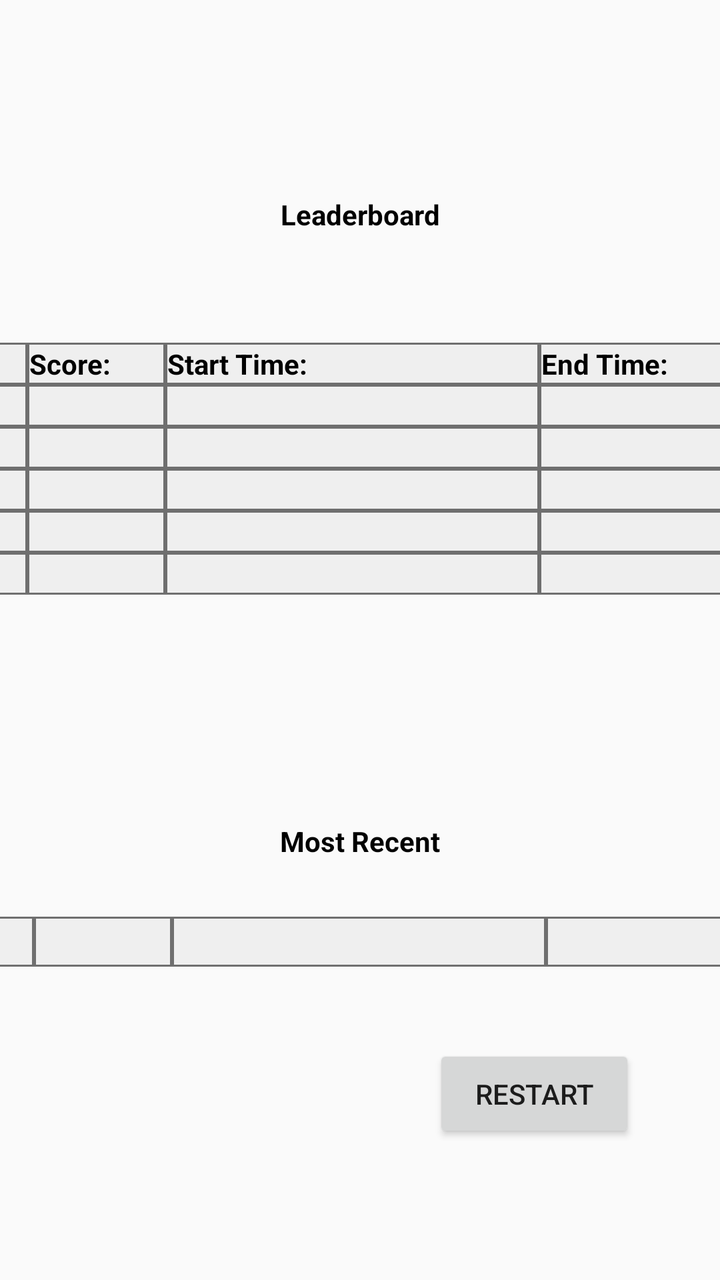
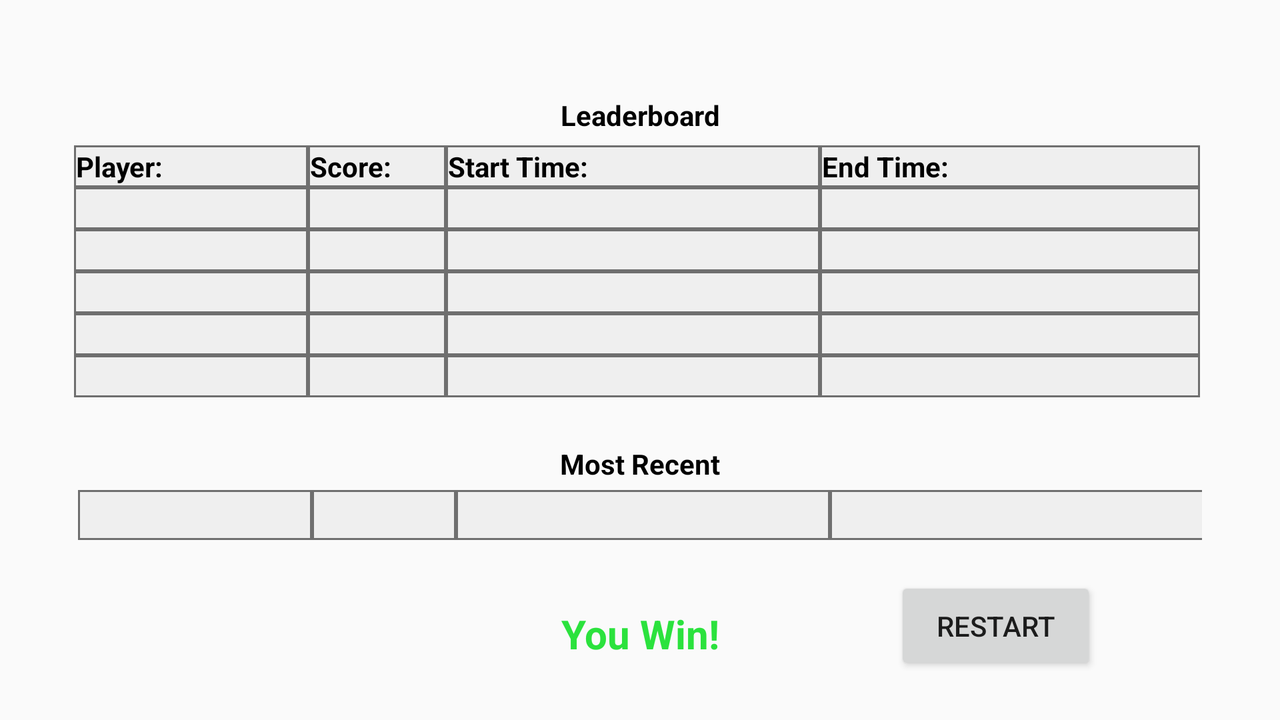

The same Android screen from two of the app's own layout files: first res/layout/ as a phone draws it, then the repository's variant for another configuration, drawn on a device whose configuration selects that folder. Both files follow.
<!-- AndroidManifest.xml: application theme Theme.CS2340A_Team43 -->
<!-- res/layout/activity_end.xml -->
<?xml version="1.0" encoding="utf-8"?>
<androidx.constraintlayout.widget.ConstraintLayout xmlns:android="http://schemas.android.com/apk/res/android"
    xmlns:app="http://schemas.android.com/apk/res-auto"
    xmlns:tools="http://schemas.android.com/tools"
    android:layout_width="match_parent"
    android:layout_height="match_parent">

    <TableRow
        android:id="@+id/mostRecentRow"
        android:layout_width="562dp"
        android:layout_height="32dp"
        app:layout_constraintBottom_toBottomOf="parent"
        app:layout_constraintEnd_toEndOf="parent"
        app:layout_constraintHorizontal_bias="0.498"
        app:layout_constraintStart_toStartOf="parent"
        app:layout_constraintTop_toTopOf="parent"
        app:layout_constraintVertical_bias="0.754">

        <TextView
            android:id="@+id/mostRecentName"
            android:layout_width="117dp"
            android:layout_height="25dp"
            android:background="@drawable/cell_shape"
            android:padding="1dp"
            android:textColor="#000000" />

        <TextView
            android:id="@+id/mostRecentScore"
            android:layout_width="69dp"
            android:layout_height="25dp"
            android:background="@drawable/cell_shape"
            android:padding="1dp"
            android:textColor="#000000" />

        <TextView
            android:id="@+id/mostRecentStartTime"
            android:layout_width="187dp"
            android:layout_height="25dp"
            android:background="@drawable/cell_shape"
            android:padding="1dp"
            android:textColor="#000000"/>

        <TextView
            android:id="@+id/mostRecentEndTime"
            android:layout_width="187dp"
            android:layout_height="25dp"
            android:background="@drawable/cell_shape"
            android:padding="1dp"
            android:textColor="#000000"/>

    </TableRow>

    <Button
        android:id="@+id/restartButton"
        android:layout_width="101dp"
        android:layout_height="49dp"
        android:text="@string/restart_button_text"
        app:layout_constraintBottom_toBottomOf="parent"
        app:layout_constraintEnd_toEndOf="parent"
        app:layout_constraintHorizontal_bias="0.836"
        app:layout_constraintStart_toStartOf="parent"
        app:layout_constraintTop_toTopOf="parent"
        app:layout_constraintVertical_bias="0.884" />

    <TextView
        android:id="@+id/textView5"
        android:layout_width="127dp"
        android:layout_height="18dp"
        android:text="@string/leaderboard_text"
        android:textAlignment="center"
        android:textColor="#000000"
        android:textStyle="bold"
        app:layout_constraintBottom_toBottomOf="parent"
        app:layout_constraintEnd_toEndOf="parent"
        app:layout_constraintStart_toStartOf="parent"
        app:layout_constraintTop_toTopOf="parent"
        app:layout_constraintVertical_bias="0.157" />

    <TextView
        android:id="@+id/textView2"
        android:layout_width="127dp"
        android:layout_height="18dp"
        android:text="@string/most_recent_text"
        android:textAlignment="center"
        android:textColor="#000000"
        android:textStyle="bold"
        app:layout_constraintBottom_toBottomOf="parent"
        app:layout_constraintEnd_toEndOf="parent"
        app:layout_constraintStart_toStartOf="parent"
        app:layout_constraintTop_toTopOf="parent"
        app:layout_constraintVertical_bias="0.661" />

    <TableLayout
        android:id="@+id/leaderTableLayout"
        android:layout_width="566dp"
        android:layout_height="153dp"
        android:backgroundTint="#A6A6A6"
        app:layout_constraintBottom_toBottomOf="parent"
        app:layout_constraintEnd_toEndOf="parent"
        app:layout_constraintHorizontal_bias="0.504"
        app:layout_constraintStart_toStartOf="parent"
        app:layout_constraintTop_toTopOf="parent"
        app:layout_constraintVertical_bias="0.352">


        <TableRow
            android:id="@+id/leaderRow1"
            android:layout_width="match_parent"
            android:layout_height="match_parent">

            <TextView
                android:id="@+id/r1textView1"
                android:layout_width="117dp"
                android:layout_height="match_parent"
                android:background="@drawable/cell_shape"
                android:padding="1dp"
                android:text="@string/player_name"
                android:textColor="#000000"
                android:textStyle="bold" />

            <TextView
                android:id="@+id/r1textView2"
                android:layout_width="69dp"
                android:layout_height="match_parent"
                android:background="@drawable/cell_shape"
                android:padding="1dp"
                android:text="@string/score"
                android:textColor="#000000"
                android:textStyle="bold" />

            <TextView
                android:id="@+id/r1textView3"
                android:layout_width="187dp"
                android:layout_height="match_parent"
                android:background="@drawable/cell_shape"
                android:padding="1dp"
                android:text="@string/start_time"
                android:textColor="#000000"
                android:textStyle="bold" />

            <TextView
                android:id="@+id/r1textView4"
                android:layout_width="187dp"
                android:layout_height="match_parent"
                android:background="@drawable/cell_shape"
                android:padding="1dp"
                android:text="@string/end_time"
                android:textColor="#000000"
                android:textStyle="bold" />

        </TableRow>

        <TableRow
            android:id="@+id/leaderRow2"
            android:layout_width="match_parent"
            android:layout_height="match_parent">

            <TextView
                android:id="@+id/r2textView1"
                android:layout_width="117dp"
                android:layout_height="match_parent"
                android:background="@drawable/cell_shape"
                android:padding="1dp" />

            <TextView
                android:id="@+id/r2textView2"
                android:layout_width="69dp"
                android:layout_height="match_parent"
                android:background="@drawable/cell_shape"
                android:padding="1dp" />

            <TextView
                android:id="@+id/r2textView3"
                android:layout_width="187dp"
                android:layout_height="match_parent"
                android:background="@drawable/cell_shape"
                android:padding="1dp" />

            <TextView
                android:id="@+id/r2textView4"
                android:layout_width="187dp"
                android:layout_height="match_parent"
                android:background="@drawable/cell_shape"
                android:padding="1dp" />

        </TableRow>

        <TableRow
            android:id="@+id/leaderRow3"
            android:layout_width="match_parent"
            android:layout_height="match_parent">

            <TextView
                android:id="@+id/r3textView1"
                android:layout_width="117dp"
                android:layout_height="match_parent"
                android:background="@drawable/cell_shape"
                android:padding="1dp" />

            <TextView
                android:id="@+id/r3textView2"
                android:layout_width="69dp"
                android:layout_height="match_parent"
                android:background="@drawable/cell_shape"
                android:padding="1dp" />

            <TextView
                android:id="@+id/r3textView3"
                android:layout_width="187dp"
                android:layout_height="match_parent"
                android:background="@drawable/cell_shape"
                android:padding="1dp" />

            <TextView
                android:id="@+id/r3textView4"
                android:layout_width="187dp"
                android:layout_height="match_parent"
                android:background="@drawable/cell_shape"
                android:padding="1dp" />

        </TableRow>

        <TableRow
            android:id="@+id/leaderRow4"
            android:layout_width="match_parent"
            android:layout_height="match_parent">

            <TextView
                android:id="@+id/r4textView1"
                android:layout_width="117dp"
                android:layout_height="match_parent"
                android:background="@drawable/cell_shape"
                android:padding="1dp" />

            <TextView
                android:id="@+id/r4textView2"
                android:layout_width="69dp"
                android:layout_height="match_parent"
                android:background="@drawable/cell_shape"
                android:padding="1dp" />

            <TextView
                android:id="@+id/r4textView3"
                android:layout_width="187dp"
                android:layout_height="match_parent"
                android:background="@drawable/cell_shape"
                android:padding="1dp" />

            <TextView
                android:id="@+id/r4textView4"
                android:layout_width="190dp"
                android:layout_height="match_parent"
                android:background="@drawable/cell_shape"
                android:padding="1dp" />

        </TableRow>

        <TableRow
            android:id="@+id/leaderRow5"
            android:layout_width="match_parent"
            android:layout_height="match_parent">

            <TextView
                android:id="@+id/r5textView1"
                android:layout_width="117dp"
                android:layout_height="match_parent"
                android:background="@drawable/cell_shape"
                android:padding="1dp" />

            <TextView
                android:id="@+id/r5textView2"
                android:layout_width="69dp"
                android:layout_height="match_parent"
                android:background="@drawable/cell_shape"
                android:padding="1dp" />

            <TextView
                android:id="@+id/r5textView3"
                android:layout_width="187dp"
                android:layout_height="match_parent"
                android:background="@drawable/cell_shape"
                android:padding="1dp" />

            <TextView
                android:id="@+id/r5textView4"
                android:layout_width="187dp"
                android:layout_height="match_parent"
                android:background="@drawable/cell_shape"
                android:padding="1dp" />

        </TableRow>

        <TableRow
            android:id="@+id/leaderRow6"
            android:layout_width="match_parent"
            android:layout_height="wrap_content">

            <TextView
                android:id="@+id/r6textView1"
                android:layout_width="117dp"
                android:layout_height="match_parent"
                android:background="@drawable/cell_shape"
                android:padding="1dp" />

            <TextView
                android:id="@+id/r6textView2"
                android:layout_width="69dp"
                android:layout_height="match_parent"
                android:background="@drawable/cell_shape"
                android:padding="1dp" />

            <TextView
                android:id="@+id/r6textView3"
                android:layout_width="187dp"
                android:layout_height="match_parent"
                android:background="@drawable/cell_shape"
                android:padding="1dp" />

            <TextView
                android:id="@+id/r6textView4"
                android:layout_width="187dp"
                android:layout_height="match_parent"
                android:background="@drawable/cell_shape"
                android:padding="1dp" />

        </TableRow>
    </TableLayout>

</androidx.constraintlayout.widget.ConstraintLayout>
<!-- resources referenced by this layout -->
<resources>
  <!-- drawable cell_shape (drawable) -->
  <?xml version="1.0" encoding="utf-8"?>
  <shape
      xmlns:android="http://schemas.android.com/apk/res/android"
      android:shape= "rectangle"  >
      <solid android:color="#efefef"/>
      <stroke android:width="1dp"  android:color="#6f6f6f"/>
  </shape>
  <string name="end_time">End Time:</string>
  <string name="leaderboard_text">Leaderboard</string>
  <string name="most_recent_text">Most Recent</string>
  <string name="player_name">Player:</string>
  <string name="restart_button_text">Restart</string>
  <string name="score">Score:</string>
  <string name="start_time">Start Time:</string>
  <style name="Theme.CS2340A_Team43" parent="Theme.AppCompat.Light.NoActionBar" />
</resources>
<!-- res/layout-land/activity_end.xml (the repository's variant of the layout above) -->
<!-- drawn on the phone turned sideways -->
<?xml version="1.0" encoding="utf-8"?>
<androidx.constraintlayout.widget.ConstraintLayout
    xmlns:android="http://schemas.android.com/apk/res/android"
    xmlns:app="http://schemas.android.com/apk/res-auto"
    xmlns:tools="http://schemas.android.com/tools"
    android:layout_width="match_parent"
    android:orientation="horizontal"
    android:layout_height="match_parent">


    <TextView
        android:id="@+id/textView5"
        android:layout_width="127dp"
        android:layout_height="18dp"
        android:text="@string/leaderboard_text"
        android:textAlignment="center"
        android:textColor="#000000"
        android:textStyle="bold"
        app:layout_constraintBottom_toBottomOf="parent"
        app:layout_constraintEnd_toEndOf="parent"
        app:layout_constraintStart_toStartOf="parent"
        app:layout_constraintTop_toTopOf="parent"
        app:layout_constraintVertical_bias="0.14" />

    <TextView
        android:id="@+id/mostRecentTextView"
        android:layout_width="127dp"
        android:layout_height="18dp"
        android:text="@string/most_recent_text"
        android:textAlignment="center"
        android:textColor="#000000"
        android:textStyle="bold"
        app:layout_constraintBottom_toBottomOf="parent"
        app:layout_constraintEnd_toEndOf="parent"
        app:layout_constraintStart_toStartOf="parent"
        app:layout_constraintTop_toTopOf="parent"
        app:layout_constraintVertical_bias="0.65" />

    <Button
        android:id="@+id/restartButton"
        android:layout_width="101dp"
        android:layout_height="49dp"
        android:text="@string/restart_button_text"
        app:layout_constraintBottom_toBottomOf="parent"
        app:layout_constraintEnd_toEndOf="parent"
        app:layout_constraintHorizontal_bias="0.83"
        app:layout_constraintStart_toStartOf="parent"
        app:layout_constraintTop_toTopOf="parent"
        app:layout_constraintVertical_bias="0.927" />

    <TableLayout
        android:id="@+id/leaderTableLayout"
        android:layout_width="568dp"
        android:layout_height="149dp"
        android:backgroundTint="#A6A6A6"
        app:layout_constraintBottom_toBottomOf="parent"
        app:layout_constraintEnd_toEndOf="parent"
        app:layout_constraintHorizontal_bias="0.514"
        app:layout_constraintStart_toStartOf="parent"
        app:layout_constraintTop_toTopOf="parent"
        app:layout_constraintVertical_bias="0.344">


        <TableRow
            android:id="@+id/leaderRow1"
            android:layout_width="match_parent"
            android:layout_height="match_parent">

            <TextView
                android:id="@+id/r1textView1"
                android:layout_width="117dp"
                android:layout_height="match_parent"
                android:background="@drawable/cell_shape"
                android:padding="1dp"
                android:text="@string/player_name"
                android:textColor="#000000"
                android:textStyle="bold" />

            <TextView
                android:id="@+id/r1textView2"
                android:layout_width="69dp"
                android:layout_height="match_parent"
                android:background="@drawable/cell_shape"
                android:padding="1dp"
                android:text="@string/score"
                android:textColor="#000000"
                android:textStyle="bold" />

            <TextView
                android:id="@+id/r1textView3"
                android:layout_width="187dp"
                android:layout_height="match_parent"
                android:background="@drawable/cell_shape"
                android:padding="1dp"
                android:text="@string/start_time"
                android:textColor="#000000"
                android:textStyle="bold" />

            <TextView
                android:id="@+id/r1textView4"
                android:layout_width="187dp"
                android:layout_height="match_parent"
                android:background="@drawable/cell_shape"
                android:padding="1dp"
                android:text="@string/end_time"
                android:textColor="#000000"
                android:textStyle="bold" />

        </TableRow>

        <TableRow
            android:id="@+id/leaderRow2"
            android:layout_width="match_parent"
            android:layout_height="match_parent">

            <TextView
                android:id="@+id/r2textView1"
                android:layout_width="117dp"
                android:layout_height="match_parent"
                android:background="@drawable/cell_shape"
                android:padding="1dp" />

            <TextView
                android:id="@+id/r2textView2"
                android:layout_width="69dp"
                android:layout_height="match_parent"
                android:background="@drawable/cell_shape"
                android:padding="1dp" />

            <TextView
                android:id="@+id/r2textView3"
                android:layout_width="187dp"
                android:layout_height="match_parent"
                android:background="@drawable/cell_shape"
                android:padding="1dp" />

            <TextView
                android:id="@+id/r2textView4"
                android:layout_width="187dp"
                android:layout_height="match_parent"
                android:background="@drawable/cell_shape"
                android:padding="1dp" />

        </TableRow>

        <TableRow
            android:id="@+id/leaderRow3"
            android:layout_width="match_parent"
            android:layout_height="match_parent">

            <TextView
                android:id="@+id/r3textView1"
                android:layout_width="117dp"
                android:layout_height="match_parent"
                android:background="@drawable/cell_shape"
                android:padding="1dp" />

            <TextView
                android:id="@+id/r3textView2"
                android:layout_width="69dp"
                android:layout_height="match_parent"
                android:background="@drawable/cell_shape"
                android:padding="1dp" />

            <TextView
                android:id="@+id/r3textView3"
                android:layout_width="187dp"
                android:layout_height="match_parent"
                android:background="@drawable/cell_shape"
                android:padding="1dp" />

            <TextView
                android:id="@+id/r3textView4"
                android:layout_width="187dp"
                android:layout_height="match_parent"
                android:background="@drawable/cell_shape"
                android:padding="1dp" />

        </TableRow>

        <TableRow
            android:id="@+id/leaderRow4"
            android:layout_width="match_parent"
            android:layout_height="match_parent">

            <TextView
                android:id="@+id/r4textView1"
                android:layout_width="117dp"
                android:layout_height="match_parent"
                android:background="@drawable/cell_shape"
                android:padding="1dp" />

            <TextView
                android:id="@+id/r4textView2"
                android:layout_width="69dp"
                android:layout_height="match_parent"
                android:background="@drawable/cell_shape"
                android:padding="1dp" />

            <TextView
                android:id="@+id/r4textView3"
                android:layout_width="187dp"
                android:layout_height="match_parent"
                android:background="@drawable/cell_shape"
                android:padding="1dp" />

            <TextView
                android:id="@+id/r4textView4"
                android:layout_width="190dp"
                android:layout_height="match_parent"
                android:background="@drawable/cell_shape"
                android:padding="1dp" />

        </TableRow>

        <TableRow
            android:id="@+id/leaderRow5"
            android:layout_width="match_parent"
            android:layout_height="match_parent">

            <TextView
                android:id="@+id/r5textView1"
                android:layout_width="117dp"
                android:layout_height="match_parent"
                android:background="@drawable/cell_shape"
                android:padding="1dp" />

            <TextView
                android:id="@+id/r5textView2"
                android:layout_width="69dp"
                android:layout_height="match_parent"
                android:background="@drawable/cell_shape"
                android:padding="1dp" />

            <TextView
                android:id="@+id/r5textView3"
                android:layout_width="187dp"
                android:layout_height="match_parent"
                android:background="@drawable/cell_shape"
                android:padding="1dp" />

            <TextView
                android:id="@+id/r5textView4"
                android:layout_width="187dp"
                android:layout_height="match_parent"
                android:background="@drawable/cell_shape"
                android:padding="1dp" />

        </TableRow>

        <TableRow
            android:id="@+id/leaderRow6"
            android:layout_width="match_parent"
            android:layout_height="wrap_content">

            <TextView
                android:id="@+id/r6textView1"
                android:layout_width="117dp"
                android:layout_height="match_parent"
                android:background="@drawable/cell_shape"
                android:padding="1dp" />

            <TextView
                android:id="@+id/r6textView2"
                android:layout_width="69dp"
                android:layout_height="match_parent"
                android:background="@drawable/cell_shape"
                android:padding="1dp" />

            <TextView
                android:id="@+id/r6textView3"
                android:layout_width="187dp"
                android:layout_height="match_parent"
                android:background="@drawable/cell_shape"
                android:padding="1dp" />

            <TextView
                android:id="@+id/r6textView4"
                android:layout_width="187dp"
                android:layout_height="match_parent"
                android:background="@drawable/cell_shape"
                android:padding="1dp" />

        </TableRow>
    </TableLayout>

    <TableRow
        android:id="@+id/mostRecentRow"
        android:layout_width="562dp"
        android:layout_height="32dp"
        app:layout_constraintBottom_toBottomOf="parent"
        app:layout_constraintEnd_toEndOf="parent"
        app:layout_constraintHorizontal_bias="0.502"
        app:layout_constraintStart_toStartOf="parent"
        app:layout_constraintTop_toTopOf="parent"
        app:layout_constraintVertical_bias="0.747">

        <TextView
            android:id="@+id/mostRecentName"
            android:layout_width="117dp"
            android:layout_height="25dp"
            android:background="@drawable/cell_shape"
            android:padding="1dp"
            android:textColor="#000000" />

        <TextView
            android:id="@+id/mostRecentScore"
            android:layout_width="72dp"
            android:layout_height="25dp"
            android:background="@drawable/cell_shape"
            android:padding="1dp"
            android:textColor="#000000" />

        <TextView
            android:id="@+id/mostRecentStartTime"
            android:layout_width="187dp"
            android:layout_height="25dp"
            android:background="@drawable/cell_shape"
            android:padding="1dp"
            android:textColor="#000000" />

        <TextView
            android:id="@+id/mostRecentEndTime"
            android:layout_width="187dp"
            android:layout_height="25dp"
            android:background="@drawable/cell_shape"
            android:padding="1dp"
            android:textColor="#000000" />

    </TableRow>

    <TextView
        android:id="@+id/winLoseTextView"
        android:layout_width="117dp"
        android:layout_height="34dp"
        android:text="@string/you_win"
        android:textAlignment="center"
        android:textColor="#F825E138"
        android:textSize="20sp"
        android:textStyle="bold"
        app:layout_constraintBottom_toBottomOf="parent"
        app:layout_constraintEnd_toEndOf="parent"
        app:layout_constraintStart_toStartOf="parent"
        app:layout_constraintTop_toTopOf="parent"
        app:layout_constraintVertical_bias="0.93" />

    <TextView
        android:id="@+id/timeBonusTextView"
        android:layout_width="182dp"
        android:layout_height="17dp"
        android:textAlignment="viewStart"
        android:textColor="#F825E138"
        android:textStyle="bold"
        app:layout_constraintBottom_toBottomOf="parent"
        app:layout_constraintEnd_toEndOf="parent"
        app:layout_constraintHorizontal_bias="0.196"
        app:layout_constraintStart_toStartOf="parent"
        app:layout_constraintTop_toTopOf="parent"
        app:layout_constraintVertical_bias="0.893" />

    <TextView
        android:id="@+id/baseScoreTextView"
        android:layout_width="127dp"
        android:layout_height="17dp"
        android:textAlignment="viewStart"
        android:textColor="#2196F3"
        android:textStyle="bold"
        app:layout_constraintBottom_toBottomOf="parent"
        app:layout_constraintEnd_toEndOf="parent"
        app:layout_constraintHorizontal_bias="0.18"
        app:layout_constraintStart_toStartOf="parent"
        app:layout_constraintTop_toTopOf="parent"
        app:layout_constraintVertical_bias="0.845" />

</androidx.constraintlayout.widget.ConstraintLayout>
<!-- resources referenced by the variant -->
<!-- as the phone turned sideways resolves them -->
<resources>
  <!-- drawable cell_shape (drawable) -->
  <?xml version="1.0" encoding="utf-8"?>
  <shape
      xmlns:android="http://schemas.android.com/apk/res/android"
      android:shape= "rectangle"  >
      <solid android:color="#efefef"/>
      <stroke android:width="1dp"  android:color="#6f6f6f"/>
  </shape>
  <string name="end_time">End Time:</string>
  <string name="leaderboard_text">Leaderboard</string>
  <string name="most_recent_text">Most Recent</string>
  <string name="player_name">Player:</string>
  <string name="restart_button_text">Restart</string>
  <string name="score">Score:</string>
  <string name="start_time">Start Time:</string>
  <string name="you_win">You Win!</string>
  <style name="Theme.CS2340A_Team43" parent="Theme.AppCompat.Light.NoActionBar" />
</resources>
